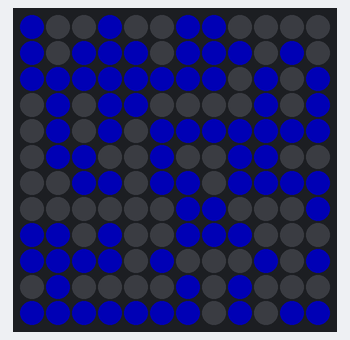
This sketch was run on a simulated Arduino Uno, built with avr-gcc and run on an emulated ATmega328P. Shown: 12×12 RGB LED matrix (first LED top left, wired row by row). Dim RGB values are drawn brighter than linear; random numbers use the default seed unless the sketch sets one.

Above: at 0.02 s.
At 4.98 s:
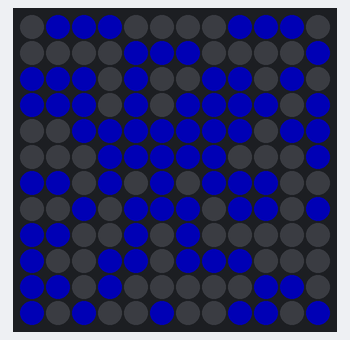
At 9.94 s:
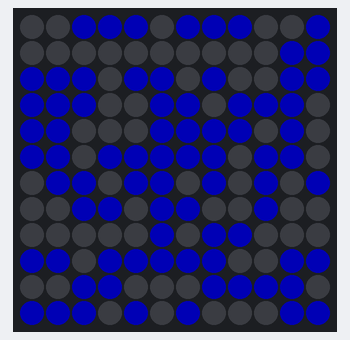
At 19.85 s:
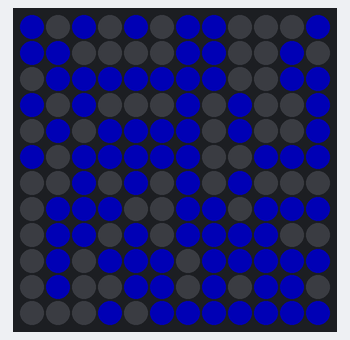
At 29.77 s:
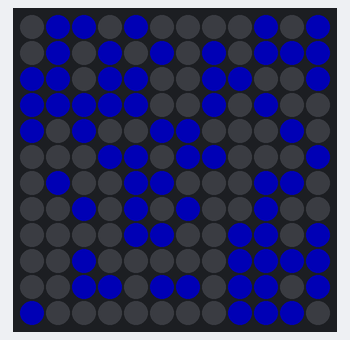
At 39.68 s:
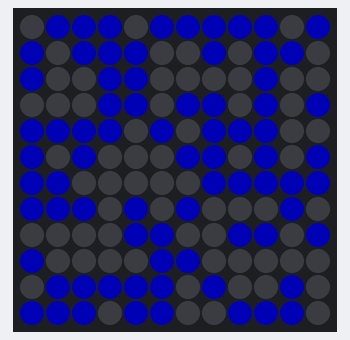

The sketch:

GameOfLife.ino
```cpp
#include <FastLED.h>

#define LED_PIN  5

#define COLOR_ORDER GRB
#define CHIPSET     WS2812B

#define BRIGHTNESS 64

CRGB blue = CRGB::Blue;
CRGB black = CRGB::Black;

// Helper functions for an two-dimensional XY matrix of pixels.
// Simple 2-D demo code is included as well.
//
//     XY(x,y) takes x and y coordinates and returns an LED index number,
//             for use like this:  leds[ XY(x,y) ] == CRGB::Red;
//             No error checking is performed on the ranges of x and y.
//
//     XYsafe(x,y) takes x and y coordinates and returns an LED index number,
//             for use like this:  leds[ XYsafe(x,y) ] == CRGB::Red;
//             Error checking IS performed on the ranges of x and y, and an
//             index of "-1" is returned.  Special instructions below
//             explain how to use this without having to do your own error
//             checking every time you use this function.
//             This is a slightly more advanced technique, and
//             it REQUIRES SPECIAL ADDITIONAL setup, described below.


// Params for width and height
const uint8_t kMatrixWidth = 12;
const uint8_t kMatrixHeight = 12;

// Param for different pixel layouts
const bool    kMatrixSerpentineLayout = true;
const bool    kMatrixVertical = false;

// Set 'kMatrixSerpentineLayout' to false if your pixels are
// laid out all running the same way, like this:
//
//     0 >  1 >  2 >  3 >  4
//                         |
//     .----<----<----<----'
//     |
//     5 >  6 >  7 >  8 >  9
//                         |
//     .----<----<----<----'
//     |
//    10 > 11 > 12 > 13 > 14
//                         |
//     .----<----<----<----'
//     |
//    15 > 16 > 17 > 18 > 19
//

//
uint16_t XY( uint8_t x, uint8_t y)
{
  uint16_t i;

  if( kMatrixSerpentineLayout == false) {
    if (kMatrixVertical == false) {
      i = (y * kMatrixWidth) + x;
    } else {
      i = kMatrixHeight * (kMatrixWidth - (x+1))+y;
    }
  }

  if( kMatrixSerpentineLayout == true) {
    if (kMatrixVertical == false) {
      if( y & 0x01) {
        // Odd rows run backwards
        uint8_t reverseX = (kMatrixWidth - 1) - x;
        i = (y * kMatrixWidth) + reverseX;
      } else {
        // Even rows run forwards
        i = (y * kMatrixWidth) + x;
      }
    } else { // vertical positioning
      if ( x & 0x01) {
        i = kMatrixHeight * (kMatrixWidth - (x+1))+y;
      } else {
        i = kMatrixHeight * (kMatrixWidth - x) - (y+1);
      }
    }
  }

  return i;
}


#define NUM_LEDS (kMatrixWidth * kMatrixHeight)
CRGB leds_plus_safety_pixel[ NUM_LEDS + 1];
CRGB* const leds( leds_plus_safety_pixel + 1);

void DrawFirstFrame() {
  uint8_t i, j;
  for ( i = 0; i < kMatrixHeight; i++) {
    for ( j = 0; j < kMatrixWidth; j++) {
      if(rand() % 2 == 0) {
         leds[XYsafe(i, j)] = CRGB::Black;
      } else {
        leds[XYsafe(i, j)] = CRGB::Blue;
      }
    }
  }
}

uint16_t XYsafe( uint8_t x, uint8_t y)
{
  if( x >= kMatrixWidth) return -1;
  if( y >= kMatrixHeight) return -1;
  return XY(x,y);
}


void DrawOneFrame()
{
  uint8_t n, i, j, k, l;
DrawFirstFrame();

for(n = 0; n < 6; n++) {
  FastLED.show();
delay(50);
  for ( i = 0; i < kMatrixHeight; i++) {
    for ( j = 0; j < kMatrixWidth; j++) {
      int living = 0;
      for ( l = -1; l <= 1; l++) {
                for ( k = -1;  k <= 1; k++) {
                    // check bounds of grid
                    // count living neighbors
                    if ((((i + l) >= 0) && ((i + l) < kMatrixHeight)) && (((j + k) >= 0) && ((j + k) < kMatrixWidth))) {
                        if(leds[ XYsafe(i+l,j+k) ] == blue) {
                            living++;
                        }
                    }
                }
            }

                if (leds[ XYsafe(i,j) ] == blue) {
                    // living cell
                    // subtracts one to remove current cell from neighbor count
                    living--;
                    if (living == 2 || living == 3) {
                        leds[XYsafe(i,j)] = CRGB::Blue;
                    } else {
                        leds[XYsafe(i,j)] = CRGB::Black;
                    }
                } else {
                    if (living == 3) {
                        // dead cell with 3 living neighbors

                        leds[XYsafe(i,j)] = CRGB::Blue;
                    }
                }

    }
  }
}

}
void setup() {
  FastLED.addLeds<CHIPSET, LED_PIN, COLOR_ORDER>(leds, NUM_LEDS).setCorrection(TypicalSMD5050);
  FastLED.setBrightness( BRIGHTNESS );
}

void loop()
{
    DrawOneFrame();
    FastLED.show();
}
```
